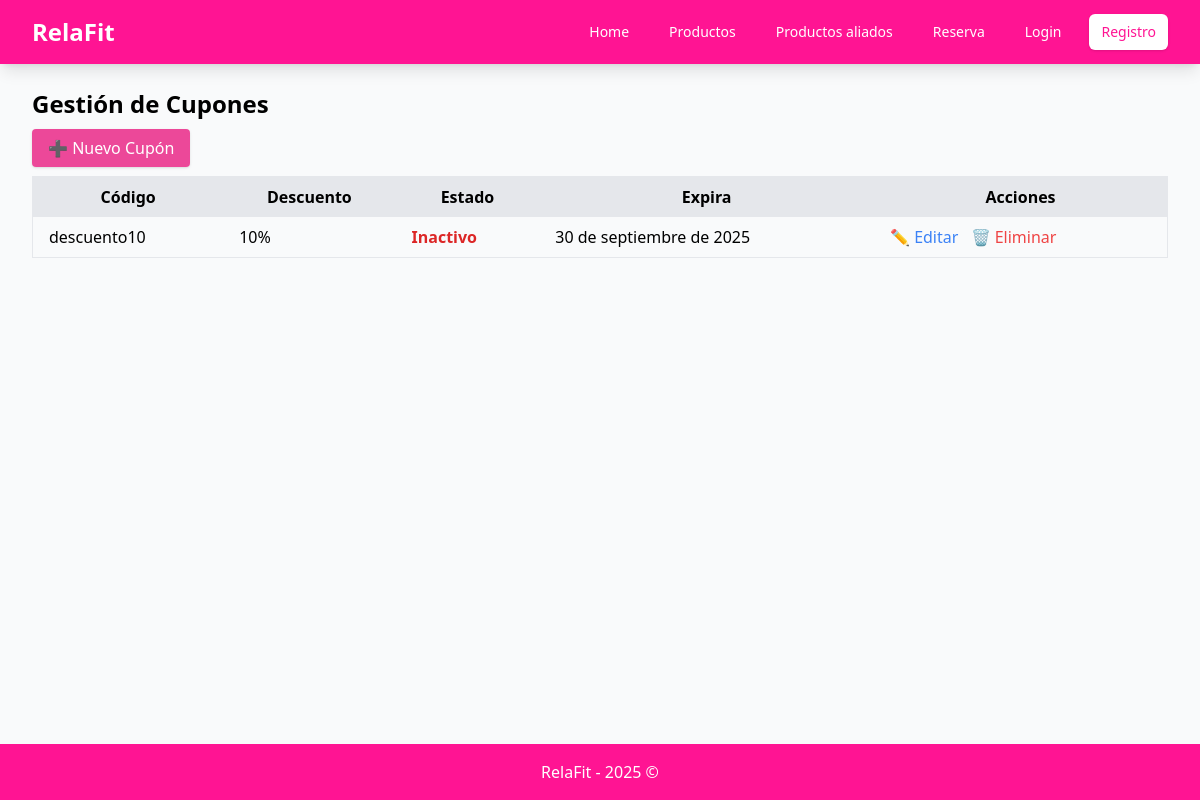
Before: /es/panel/cupones/ with the older database file.
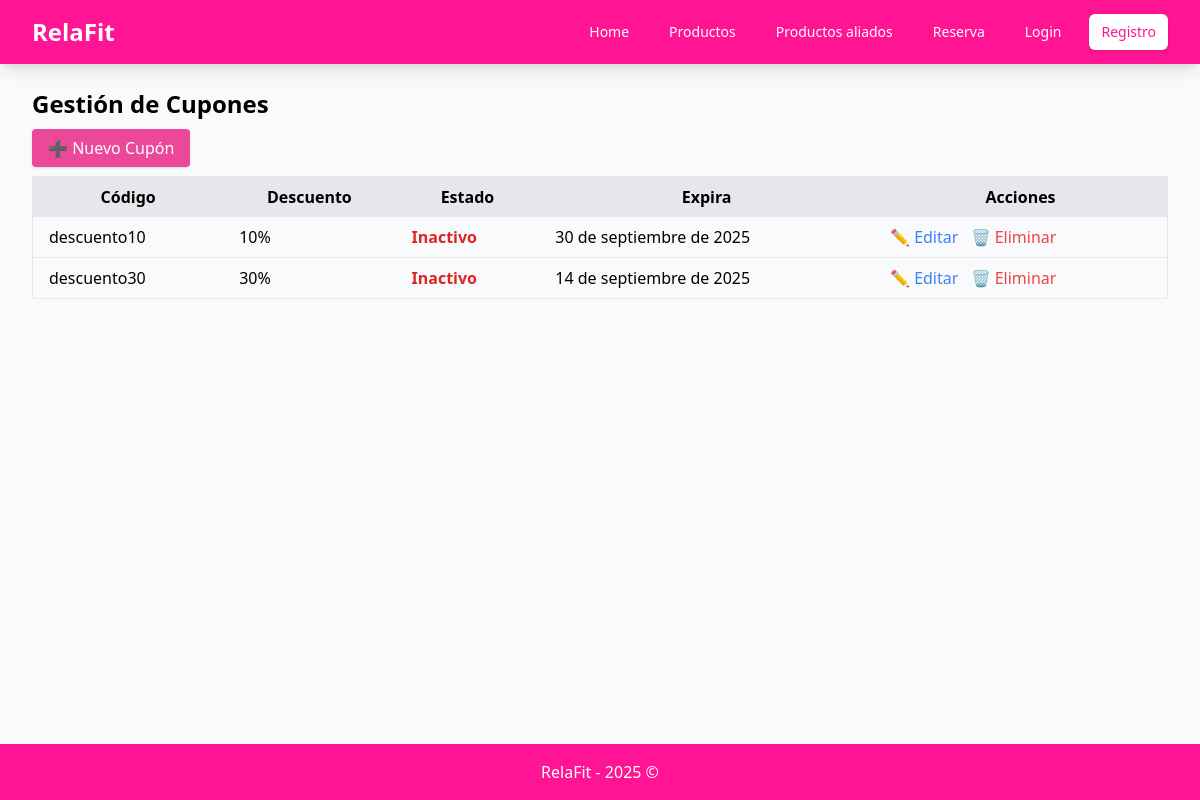
After: the same page with the newer database file.
### Sesion/models.py (models this page shows)
class Cupon(models.Model):
    idCupon = models.AutoField(primary_key = True)
    descuentoCupon = models.IntegerField()
    codigoCupon = models.CharField()
    estadoCupon = models.BooleanField()
    fechaVencimientoCupon = models.DateField()
    @property
    def activo(self):
        return self.estadoCupon and self.fechaVencimientoCupon >= timezone.now().date()

### Sesion/views.py (the view)
# urls.py: path("panel/cupones/", CuponListView.as_view(), name="cupon_list"),
class CuponListView(ListView):
    model = Cupon
    template_name = "cupon/cupon_list.html"
    context_object_name = "cupones"

### Sesion/templates/cupon/cupon_list.html (shortened to what this page needs)
{% extends "base.html" %}
{% load i18n %}
{% block content %}
<h1 class="text-2xl font-bold mb-4">{% trans "Gestión de Cupones" %}</h1>
<a href="{% url 'cupon_form' %}"
   class="bg-pink-500 hover:bg-pink-600 text-white px-4 py-2 rounded shadow">
   ➕ {% trans "Nuevo Cupón" %}
</a>
<table class="min-w-full mt-4 border">
  <thead>
    <tr class="bg-gray-200">
      <th class="px-4 py-2">{% trans "Código" %}</th>
      <th class="px-4 py-2">{% trans "Descuento" %}</th>
      <th class="px-4 py-2">{% trans "Estado" %}</th>
      <th class="px-4 py-2">{% trans "Expira" %}</th>
      <th class="px-4 py-2">{% trans "Acciones" %}</th>
    </tr>
  </thead>
  <tbody>
    {% for cupon in cupones %}
    <tr class="border-b">
      <td class="px-4 py-2">{{ cupon.codigoCupon }}</td>
      <td class="px-4 py-2">{{ cupon.descuentoCupon }}%</td>
      <td class="px-4 py-2">
        {% if cupon.activo %}
          <span class="text-green-600 font-semibold">{% trans "Activo" %}</span>
        {% else %}
          <span class="text-red-600 font-semibold">{% trans "Inactivo" %}</span>
        {% endif %}
      </td>
      <td class="px-4 py-2">{{ cupon.fechaVencimientoCupon }}</td>
      <td class="px-4 py-2 space-x-2">
        <a href="{% url 'cupon_form' cupon.idCupon %}" class="text-blue-500">✏️ {% trans "Editar" %}</a>
        <button onclick="openModal('{{ cupon.id }}')" class="text-red-500">🗑 {% trans "Eliminar" %}</button>
      </td>
    </tr>
    {% empty %}
    <tr>
      <td colspan="5" class="text-center py-4">{% trans "No hay cupones registrados." %}</td>
    </tr>
    {% endfor %}
  </tbody>
</table>
{% endblock %}

### Sesion/templates/base.html (shortened to what this page needs)
<!DOCTYPE html>
<html lang="es">
<head>
    <script src="https://cdn.tailwindcss.com"></script>
</head>
<body class="min-h-screen bg-gray-50 flex flex-col">
{% load i18n %}
    <nav class="bg-pink-bright shadow-lg sticky top-0 z-50">
        <div class="max-w-7xl mx-auto px-4 sm:px-6 lg:px-8">
            <div class="flex justify-between items-center h-16">
                <div class="flex items-center">
                    <h1 class="text-2xl font-bold text-white">RelaFit</h1>
                </div>
                <div class="hidden md:block">
                    <div class="ml-10 flex items-baseline space-x-4">
                        {% if request.session.usuario_id %}
                            {% if request.session.usuario_tipo == "admin" %}
                                <a href="{% url 'productos_list' %}"
                                class="text-white hover:bg-pink-bright-dark px-3 py-2 rounded-md text-sm font-medium">
                                    {% trans "Gestionar Productos" %}
                                </a>
                                <a href="{% url 'sesiones_list' %}"
                                class="text-white hover:bg-pink-bright-dark px-3 py-2 rounded-md text-sm font-medium">
                                    {% trans "Gestionar Sesiones" %}
                                </a>
                                <a href="{% url 'cupon_list' %}"
                                class="text-white hover:bg-pink-bright-dark px-3 py-2 rounded-md text-sm font-medium">
                                    {% trans "Gestionar Cupones" %}
                                </a>
                                <span class="text-white px-3 py-2 rounded-md text-sm font-medium">{% trans "Hola," %} {{ request.session.usuario_nombre }}</span>
                                <a href="{% url 'logout' %}"
                                class="bg-white text-pink-bright hover:bg-gray-100 px-3 py-2 rounded-md text-sm font-medium shadow">
                                    {% trans "Cerrar sesión" %}
                                </a>
                            {% else %}
                                <a href="{% url 'home' %}"
                                class="text-white hover:bg-pink-bright-dark px-3 py-2 rounded-md text-sm font-medium">
                                    Home
                                </a>
                                <a href="{% url 'producto' %}"
                                class="text-white hover:bg-pink-bright-dark px-3 py-2 rounded-md text-sm font-medium">
                                    {% trans "Productos" %}
                                </a>
                                <a href="{% url 'productos_aliados' %}"
                            class="text-white hover:bg-pink-bright-dark px-3 py-2 rounded-md text-sm font-medium">
                                {% trans "Productos Aliados" %}
                            </a>
                                <a href="{% url 'reserva' %}"
                                class="text-white hover:bg-pink-bright-dark px-3 py-2 rounded-md text-sm font-medium">
                                    {% trans "Reserva" %}
                                </a>
                                <span class="text-white px-3 py-2 rounded-md text-sm font-medium">{% trans "Hola," %} {{ request.session.usuario_nombre }}</span>
                                <a href="{% url 'logout' %}"
                                class="bg-white text-pink-bright hover:bg-gray-100 px-3 py-2 rounded-md text-sm font-medium shadow">
                                    {% trans "Cerrar sesión" %}
                                </a>
                            {% endif %}
                        {% else %}
                            <a href="{% url 'home' %}"
                            class="text-white hover:bg-pink-bright-dark px-3 py-2 rounded-md text-sm font-medium">
                                Home
                            </a>
                            <a href="{% url 'producto' %}"
                            class="text-white hover:bg-pink-bright-dark px-3 py-2 rounded-md text-sm font-medium">
                                {% trans "Productos" %}
                            </a>
                            <a href="{% url 'productos_aliados' %}"
                            class="text-white hover:bg-pink-bright-dark px-3 py-2 rounded-md text-sm font-medium">
                                {% trans "Productos aliados" %}
                            </a>
                            <a href="{% url 'reserva' %}"
                            class="text-white hover:bg-pink-bright-dark px-3 py-2 rounded-md text-sm font-medium">
                                {% trans "Reserva" %}
                            </a>
                            <a href="{% url 'login' %}"
                            class="text-white hover:bg-pink-bright-dark px-3 py-2 rounded-md text-sm font-medium">
                                {% trans "Login" %}
                            </a>
                            <a href="{% url 'registro' %}"
                            class="bg-white text-pink-bright hover:bg-gray-100 px-3 py-2 rounded-md text-sm font-medium shadow">
                                {% trans "Registro" %}
                            </a>
                        {% endif %}
                    </div>
                </div>
            </div>
        </div>
    </nav>
    <main class="flex-grow">
        <div class="max-w-7xl mx-auto py-6 sm:px-6 lg:px-8">
            {% block content %}
            {% endblock %}
        </div>
    </main>
    <footer class="bg-pink-bright">
        <div class="max-w-7xl mx-auto py-4 px-4 sm:px-6 lg:px-8">
            <div class="text-center">
                <p class="text-white font-medium">{% trans "RelaFit" %} - 2025 ©</p>
            </div>
        </div>
    </footer>
</body>
</html>

Changed rows visible on the page:
added Cupon: codigoCupon "descuento30", descuentoCupon "30", fechaVencimientoCupon "14 de septiembre de 2025"
